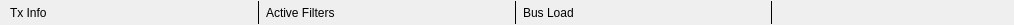
<?xml version="1.0" encoding="UTF-8"?>
<ui version="4.0">
 <class>C_CamMetStatusBarWidget</class>
 <widget class="QWidget" name="C_CamMetStatusBarWidget">
  <property name="geometry">
   <rect>
    <x>0</x>
    <y>0</y>
    <width>1014</width>
    <height>25</height>
   </rect>
  </property>
  <property name="minimumSize">
   <size>
    <width>0</width>
    <height>25</height>
   </size>
  </property>
  <property name="maximumSize">
   <size>
    <width>16777215</width>
    <height>25</height>
   </size>
  </property>
  <property name="windowTitle">
   <string>C_CamMetStatusBarWidget</string>
  </property>
  <layout class="QHBoxLayout" name="horizontalLayout" stretch="0,0,0,0,0,0,0">
   <property name="leftMargin">
    <number>10</number>
   </property>
   <property name="topMargin">
    <number>0</number>
   </property>
   <property name="rightMargin">
    <number>0</number>
   </property>
   <property name="bottomMargin">
    <number>0</number>
   </property>
   <item>
    <widget class="stw::opensyde_gui_elements::C_OgeLabToolTipBase" name="pc_TxInfoLabel">
     <property name="styleRole" stdset="0">
      <string>cam-lab-status-bar</string>
     </property>
     <property name="sizePolicy">
      <sizepolicy hsizetype="Expanding" vsizetype="Preferred">
       <horstretch>0</horstretch>
       <verstretch>0</verstretch>
      </sizepolicy>
     </property>
     <property name="text">
      <string>Tx Info</string>
     </property>
    </widget>
   </item>
   <item>
    <widget class="Line" name="line">
     <property name="minimumSize">
      <size>
       <width>0</width>
       <height>23</height>
      </size>
     </property>
     <property name="maximumSize">
      <size>
       <width>16777215</width>
       <height>23</height>
      </size>
     </property>
     <property name="frameShadow">
      <enum>QFrame::Plain</enum>
     </property>
     <property name="orientation">
      <enum>Qt::Vertical</enum>
     </property>
    </widget>
   </item>
   <item>
    <widget class="stw::opensyde_gui_elements::C_OgeLabToolTipBase" name="pc_ActiveFiltersLabel">
     <property name="styleRole" stdset="0">
      <string>cam-lab-status-bar</string>
     </property>
     <property name="sizePolicy">
      <sizepolicy hsizetype="Expanding" vsizetype="Preferred">
       <horstretch>0</horstretch>
       <verstretch>0</verstretch>
      </sizepolicy>
     </property>
     <property name="text">
      <string>Active Filters</string>
     </property>
    </widget>
   </item>
   <item>
    <widget class="Line" name="line_2">
     <property name="minimumSize">
      <size>
       <width>0</width>
       <height>23</height>
      </size>
     </property>
     <property name="maximumSize">
      <size>
       <width>16777215</width>
       <height>23</height>
      </size>
     </property>
     <property name="frameShadow">
      <enum>QFrame::Plain</enum>
     </property>
     <property name="orientation">
      <enum>Qt::Vertical</enum>
     </property>
    </widget>
   </item>
   <item>
    <widget class="stw::opensyde_gui_elements::C_OgeLabToolTipBase" name="pc_BusLoadLabel">
     <property name="styleRole" stdset="0">
      <string>cam-lab-status-bar</string>
     </property>
     <property name="sizePolicy">
      <sizepolicy hsizetype="Expanding" vsizetype="Preferred">
       <horstretch>0</horstretch>
       <verstretch>0</verstretch>
      </sizepolicy>
     </property>
     <property name="text">
      <string>Bus Load</string>
     </property>
    </widget>
   </item>
   <item>
    <widget class="Line" name="line_3">
     <property name="minimumSize">
      <size>
       <width>0</width>
       <height>23</height>
      </size>
     </property>
     <property name="maximumSize">
      <size>
       <width>16777215</width>
       <height>23</height>
      </size>
     </property>
     <property name="frameShadow">
      <enum>QFrame::Plain</enum>
     </property>
     <property name="orientation">
      <enum>Qt::Vertical</enum>
     </property>
    </widget>
   </item>
   <item>
    <spacer name="horizontalSpacer">
     <property name="orientation">
      <enum>Qt::Horizontal</enum>
     </property>
     <property name="sizeHint" stdset="0">
      <size>
       <width>40</width>
       <height>20</height>
      </size>
     </property>
    </spacer>
   </item>
  </layout>
 </widget>
 <customwidgets>
  <customwidget>
   <class>stw::opensyde_gui_elements::C_OgeLabToolTipBase</class>
   <extends>QLabel</extends>
   <header>C_OgeLabToolTipBase.hpp</header>
  </customwidget>
 </customwidgets>
 <resources/>
 <connections/>
</ui>
